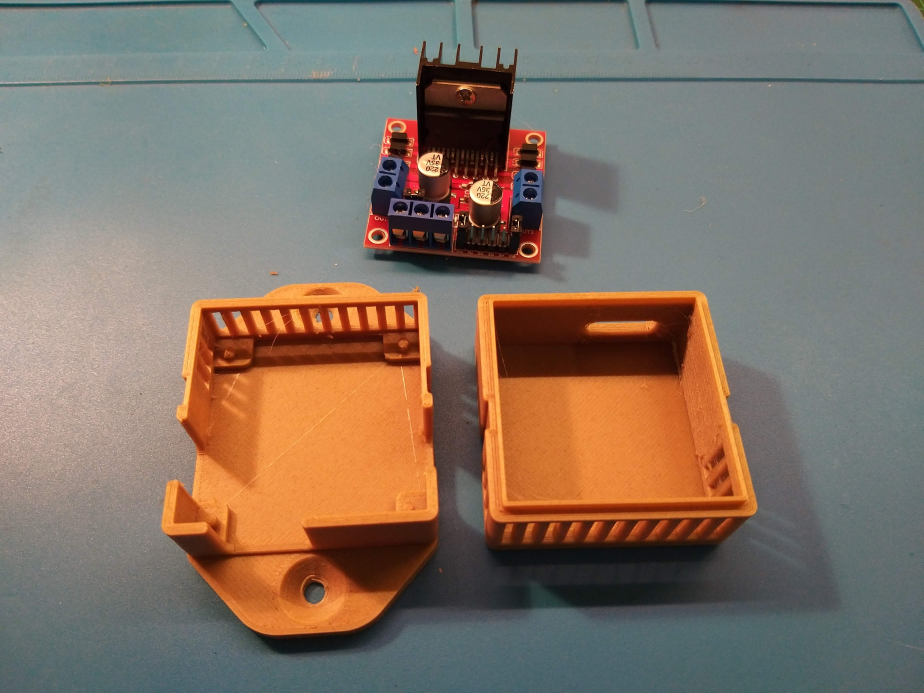
#> input picture Carcasas/3328541_L298N_Case_with_Zip-Tie_closure_and_Screw_holes_for_placement/images/20190102_104108.jpg, 4618 x 3464 px, given in place of the camera (shown at 1/5 size)
$ python Wall2_MARK5.py
#> lines starting #> are read from the running program, lines starting #| are printed output that depends on the picture; after the words box and inside, x2 and y2 are one past the last pixel; in counts of white or black regions, pixels touching at a corner belong together
### Codes/Raspy/utils.py
"""
Helper functions for colour tracking

hsv_masking(frame, lower_thresh, upper_thresh) - masks an image with HSV thresholds
hsv_detection(hsv_mask) - calculate centroids of large contours in the frame

Class Tracker() provides an example implementation of the tracker functions
"""
# pylint: disable = invalid-name
from collections import OrderedDict
import cv2
import time
import numpy as np
from scipy.spatial import distance


def hsv_masking(frame, lower_thresh_hsv, upper_thresh_hsv, lower_threshold_binary=60):
    """
    Applies a HSV mask to isolate a colour
    hsv_masking(frame, lower_thresh, upper_thresh) -> masked
    """
    hsv = cv2.cvtColor(frame, cv2.COLOR_BGR2HSV)
    mask = cv2.inRange(hsv, lower_thresh_hsv, upper_thresh_hsv)
    blur_mask = cv2.GaussianBlur(mask, (51, 51), 0)
    ret_color, mask_color_otsu = cv2.threshold(blur_mask, 0, 255, cv2.THRESH_BINARY + cv2.THRESH_OTSU)
    # mask = cv2.morphologyEx(mask, cv2.MORPH_ERODE, np.ones((3, 3), np.uint8))
    # ret = cv2.bitwise_and(frame, frame, mask=mask)
    ret = cv2.bitwise_and(frame, frame, mask=mask_color_otsu)

    gray = cv2.cvtColor(ret, cv2.COLOR_BGR2GRAY)
    _, thresh = cv2.threshold(gray, lower_threshold_binary, 255, cv2.THRESH_BINARY)
    return thresh, ret


def hsv_detection(hsv_mask):
    """
    Detector that outputs position of contours in the HSV mask
    """
    contours, _ = cv2.findContours(hsv_mask, cv2.RETR_TREE, cv2.CHAIN_APPROX_SIMPLE)
    good_pts = []
    if contours:
        contour_areas = np.array([cv2.contourArea(c) for c in contours])
        max_area = max(contour_areas)
        min_area = max_area / 3

        for i, cnt in enumerate(contours):
            if contour_areas[i] > min_area:
                # hull = cv2.convexHull(cnt)
                # cv2.drawContours(frame, [cnt], 0, (0, 255, 0), 2)
                # cv2.drawContours(frame, [hull], 0, (0, 0, 255), 3)
                moment = cv2.moments(cnt)
                centroid_x = int(moment["m10"] / moment["m00"])
                centroid_y = int(moment["m01"] / moment["m00"])
                good_pts.append([centroid_x, centroid_y])
    return good_pts


# [4 lines left out: function show, not called in this run]


class Tracker:
    """
    Simple object tracker with centroid euclidian distance
    """

    # [101 lines left out: functions __init__, register, deregister, update, SmallestSignedAngleBetween, set_ref, not called in this run]

### Codes/Raspy/Wall2_MARK5.py

import serial
import time
import cv2
import numpy as np
import imutils
from imutils.video import FPS, WebcamVideoStream

from utils import hsv_masking, hsv_detection, show, Tracker, set_ref, SmallestSignedAngleBetween


##### PARÁMETROS PARA LA SEGMENTACIÓN #####
upperThresh = np.array([115, 255, 255])
lowerThresh = np.array([95, 35, 120])

cannyLowerThresh = 50

debounce = 0
debounce_giro = 0

#PARÁMETROS DE COMUNICACIÓN
# ser_ard = serial.Serial("/dev/ttyACM0", baudrate=115200) #Modificar el puerto serie de ser necesario
# ser_esp = serial.Serial("/dev/ttyUSB0", baudrate=115200) #Modificar el puerto serie de ser necesario

ser_ard = serial.Serial("COM12", baudrate=115200) #Modificar el puerto serie de ser necesario
# ser_esp = serial.Serial("COM8", baudrate=115200) #Modificar el puerto serie de ser necesario


# ser_esp.reset_input_buffer()
ser_ard.reset_input_buffer()


ang_ref = [0, 90, 180, -90]
ciclo = 0

# VARIABLES DE SENSORES
dist = 100000
pos_1 = 0
pos_2 = 0
pos_3 = 0
pos_4 = 0
pos_wall2 = 0
dist_recor = 0
pwm_base = 50
pwm = 0

##### MODO DE OPERACIÓN DE WALL2 #####
modo = "ESPERA"
accion_exploracion = "AVANZAR"

# PARÁMETROS DE CONTROL DE ANGULO
ref = ang_ref[0]
yaw = 0

kp = 4.8
kd = 0.001
ki = 1.2

kp_1 = 1.2
kd_1 = 0.01
ki_1 = 0.5

err = 0
err1 = 0
err2 = 0

# PARÁMETROS DE CONTROL DE SEGUIMIENTO
ref_mask = (320, 320)
pos_mask = (0, 0)

kp_mask = 0.8
kd_mask = 0.001
ki_mask = 0.05

kp_1_mask = 0.5
kd_1_mask = 0.002
ki_1_mask = 0.015

err_dist_mask = 0
err1_dist_mask = 0
err2_dist_mask = 0

err_ang_mask = 0
err1_ang_mask = 0
err2_ang_mask = 0

avanceX = 0
avanceY = 0

# TIEMPO DE DISCRETIZACIÓN
Tm = 0.01

# TIEMPO DE ESPERA INICIAL
Tw = 0.0
Tw_limit = 10.0

try:
    print("----------- INICIANDO WALL2 MARK5 ------------")
    comando = "RESET"
    comando = comando + "\n"
    comandoBytes = comando.encode()
    # ser_esp.write(comandoBytes)
    ser_ard.write(comandoBytes)

    time.sleep(0.5)

    print("----------- INICIANDO CAMARA ------------")

    height = 400
    stream = WebcamVideoStream(0)
    stream.start()
    # tracker = Tracker()
    fps = FPS().start()
    time.sleep(2)

    print("----------- INICIANDO MICROCONTROLADORES ------------")
    # while(ser_ard.in_waiting <= 0): pass
    time.sleep(2)
    print("----------- COMENZANDO LECTURAS ------------")
    time.sleep(1)

    while True:

        init_loop = time.time()

        frame = stream.read()
#> frame is the input picture: shape (3464, 4618, 3); mean B, G, R 101.2, 114.3, 130.1
        frame = imutils.resize(frame, height=height)
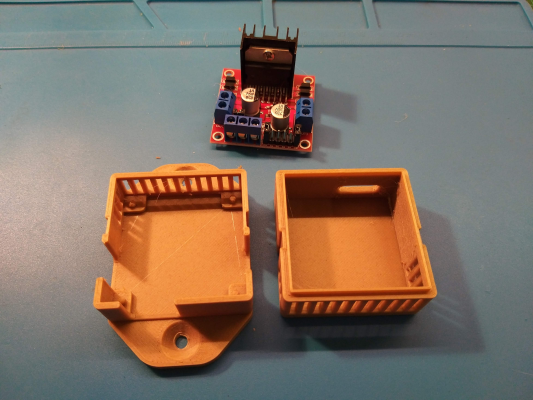
#> frame: shape (400, 533, 3); mean B, G, R 101.2, 114.3, 130.1
        fps.stop()

        # Detect Object
        hsv_mask, res1 = hsv_masking(frame, lowerThresh, upperThresh)
#> in hsv_masking, `hsv = cv2.cvtColor(frame, cv2.COLOR_BGR2HSV)`: hsv: shape (400, 533, 3); mean H, S, V 60.8, 76, 138.6
#> in hsv_masking, `mask = cv2.inRange(hsv, lower_thresh_hsv, upper_thresh_hsv)`:
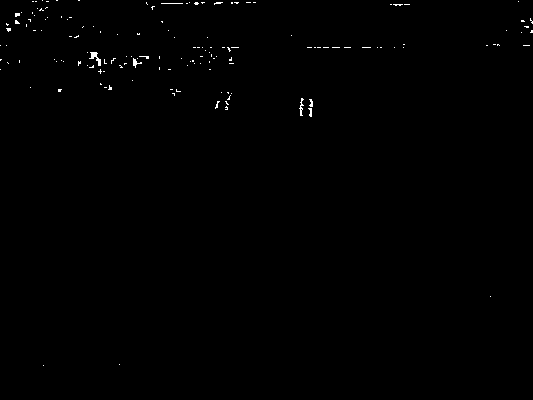
#> mask: shape (400, 533); 0.36% white in thin lines or dots
#> in hsv_masking, `ret_color, mask_color_otsu = cv2.threshold(blur_mask, 0, 255, cv2.THRE..`:
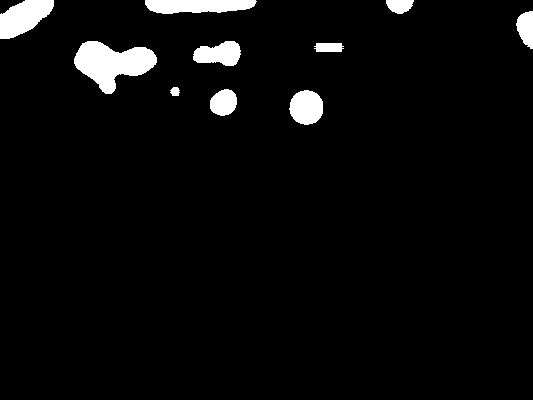
#> mask_color_otsu: shape (400, 533); 4% white; 10 white regions, largest, box (x1, y1, x2, y2) and area: (74, 41, 157, 94) 2490, (0, 0, 54, 39) 1374, (145, 0, 257, 14) 1282
#> in hsv_masking, `ret_color, mask_color_otsu = cv2.threshold(blur_mask, 0, 255, cv2.THRE..`: ret_color = 7
#> in hsv_masking, `ret = cv2.bitwise_and(frame, frame, mask=mask_color_otsu)`:
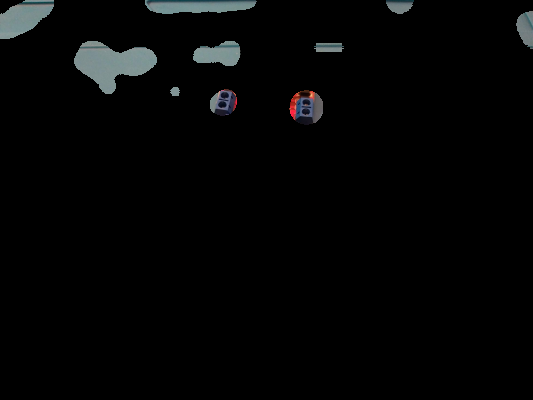
#> ret: shape (400, 533, 3); mean B, G, R 5.1, 5, 4.5
#> in hsv_masking, `_, thresh = cv2.threshold(gray, lower_threshold_binary, 255, cv2.THRES..`:
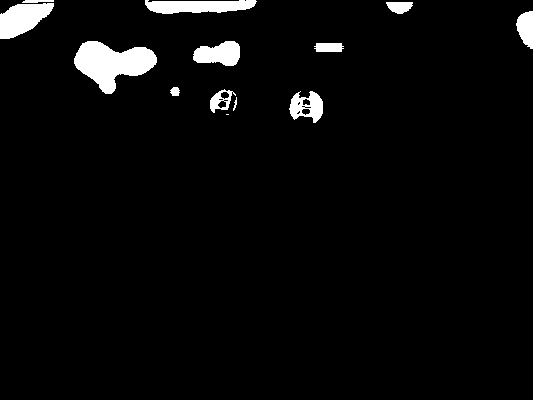
#> thresh: shape (400, 533); 3.7% white; 13 white regions (1 under 20 px)

        # Track Object
        track_position = hsv_detection(hsv_mask)
#> in hsv_detection, `contours, _ = cv2.findContours(hsv_mask, cv2.RETR_TREE, cv2.CHAIN_APPR..`: contours = 23 contours, 8 with area under 20; largest, box (x1, y1, x2, y2) and area: (74, 41, 157, 94) 2387, (0, 3, 54, 39) 1186, (145, 0, 257, 14) 1070, (193, 41, 240, 66) 796, (289, 91, 323, 123) 680
#> in hsv_detection, `contour_areas = np.array([cv2.contourArea(c) for c in contours])`: contour_areas = 23 values, max 2387 at index 17, min 0 at index 0, mean 332
#> in hsv_detection, `max_area = max(contour_areas)`: max_area = 2387
#> in hsv_detection, `min_area = max_area / 3`: min_area = 795.7
#> the loop in hsv_detection, `for i, cnt in enumerate(contours):` made 23 passes
#> (centroid_x, centroid_y) on passes 18, 20, 22: (111, 62), (22, 18), (197, 5)
#> cnt on pass 1: [[226, 114], [228, 114]]
#> after the loop in hsv_detection, `for i, cnt in enumerate(contours):`: good_pts = [[111, 62], [22, 18], [197, 5]]
#> track_position = [[111, 62], [22, 18], [197, 5]]

        # Calculate node and draw finger
        for centroid in track_position:
            # Draw and label each finger
            cv2.circle(res1, tuple(centroid), 6, (255, 255, 255), -1)
            cv2.putText(
                res1,
                "(%d, %d)" % (*centroid,),
                (abs(centroid[0] - 25), abs(centroid[1] - 25)),
                cv2.FONT_HERSHEY_SIMPLEX,
                0.5,
                (255, 255, 255),
                2,
            )
#> this loop made 3 passes
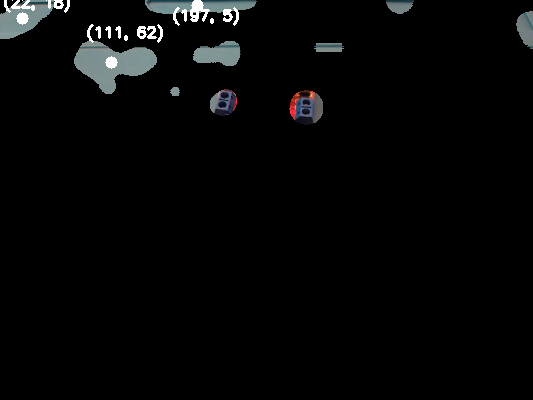
#> res1: shape (400, 533, 3); 0.69% of pixels changed, all inside (x1, y1, x2, y2) = (4, 0, 239, 69)
        cv2.putText(
            res1,
            "(%d, %d)" % (*ref_mask,),
            (abs(ref_mask[0] - 25), abs(ref_mask[1] - 25)),
            cv2.FONT_HERSHEY_SIMPLEX,
            0.5,
            (255, 255, 255),
            2,
        )
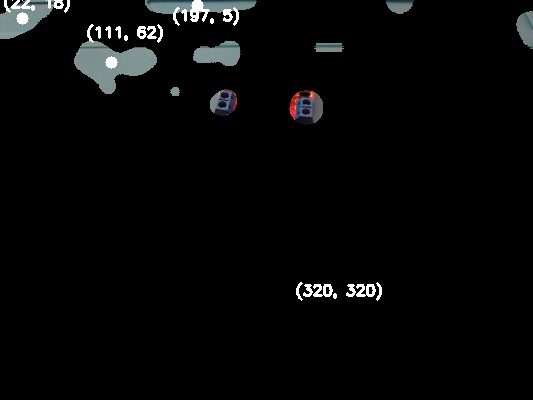
#> res1: shape (400, 533, 3); 0.29% of pixels changed, all inside (x1, y1, x2, y2) = (296, 282, 382, 301)


         # Update the frames
        cv2.imshow("Segmentation", res1)

        # Keyboard OP
        k = cv2.waitKey(5) & 0xFF
#> (key q is pressed here)
        if k == 27 or k == ord("q"):  # Esc
            break

        fps.update()

        if(len(track_position) > 0 and modo != "RECOLECCION"):
            debounce += 1
            if(debounce > 100):
                pos_mask = track_position[0]
                debounce = 0
                modo = "RECOLECCION"

        if(len(track_position) <= 0 and modo != "ESPERA"):
            modo = "EXPLORACION"
            dist_recor = pos_wall2


        if(ser_ard.in_waiting > 0):
            line = ser_ard.readline().decode('utf-8').rstrip().split(":")
            if("YAW" in line[0]):
                yaw = float(line[1])
        # [18 lines of commented-out code are left out]

        pos_wall2 = (pos_1 + pos_2 + pos_3 + pos_4) / 4
        # print("POS M1: ", pos_1, "POS M2: ", pos_2, "POS M3: ", pos_3, "POS M4: ", pos_4, "DIST: ", dist, "YAW: ", yaw)

        if(modo == "ESPERA"):
            Tw += time.time() - init_loop
            print("ESTOY ESPERANDO, ME QUEDAN %f SEGUNDOS EN ESTE MODO"  %(Tw_limit - Tw))
            if (Tw >= Tw_limit):
                modo = "EXPLORACION"

        if(modo == "EXPLORACION"):

            if(pos_wall2 - dist_recor >= 4.0 - 0.3 * (ciclo//3)):
                accion_exploracion = "GIRAR"
                ciclo += 1
                ref = ang_ref[(ciclo) % 4]
                dist_recor = pos_wall2


            err = SmallestSignedAngleBetween(yaw, ref)

            if(accion_exploracion == "AVANZAR"):
                pwm_base = 70
            elif(accion_exploracion == "GIRAR"):
                debounce_giro += 1
                pwm_base = 0
                if(err < 10 and debounce_giro > 100):
                    accion_exploracion == "AVANZAR"
                    dist_recor = pos_wall2
                    debounce_giro = 0

            if(pwm_base != 0):
                pwm = pwm + (kp + kd/Tm)*err + (-kp + ki * Tm - 2*kd/Tm)*err1 + (kd/Tm)*err2

            elif(pwm_base == 0):
                pwm = pwm + (kp_1 + kd_1/Tm)*err + (-kp_1 + ki_1 * Tm - 2*kd_1/Tm)*err1 + (kd_1/Tm)*err2

            err2 = err1
            err1 = err

            pwmL = pwm_base - int(pwm)
            pwmR = pwm_base + int(pwm)

            pwmL = int(pwmL) if( -255 <= pwmL <= 255) else int(255 * (abs(pwmL) / pwmL))
            pwmR = int(pwmR) if( -255 <= pwmR <= 255) else int(255 * (abs(pwmR) / pwmR))

            comando = "SETLEFT" + str(pwmL)
            comando = comando + "\n"
            comandoBytes = comando.encode()
            ser_ard.write(comandoBytes)

            time.sleep(0.0001)

            comando = "SETRIGHT" + str(pwmL)
            comando = comando + "\n"
            comandoBytes = comando.encode()
            ser_ard.write(comandoBytes)

            print("POS WALL2: ", pos_wall2, "DIST: ", dist, "REF: ", ref,  "YAW: ", yaw, "pwmL: ", pwmL, "pwmR: ", pwmR)

        elif(modo == "RECOLECCION"):

            pos_mask = track_position[0]

            err_dist_mask = ref_mask[1] - pos_mask[1]
            err_ang_mask = ref_mask[0] - pos_mask[0]

            #PID X
            avanceX += (kp_mask + kd_mask/Tm)*err_ang_mask  + (-kp_mask + ki_mask * Tm - 2*kd_mask/Tm)*err1_ang_mask  + (kd_mask/Tm)*err2_ang_mask
            err2_ang_mask = err1_ang_mask
            err1_ang_mask = err_ang_mask

            #PID Y
            avanceY += (kp_1_mask + kd_1_mask/Tm)*err_dist_mask + (-kp_1_mask + ki_1_mask * Tm - 2*kd_1_mask/Tm)*err1_dist_mask + (kd_1_mask/Tm)*err2_dist_mask
            err2_dist_mask = err1_dist_mask
            err1_dist_mask = err_dist_mask

            pwmL = avanceY - int(avanceX)
            pwmR = avanceY + int(avanceX)

            pwmL = int(pwmL) if( -255 <= pwmL <= 255) else int(255 * (abs(pwmL) / pwmL))
            pwmR = int(pwmR) if( -255 <= pwmR <= 255) else int(255 * (abs(pwmR) / pwmR))

            print("ERROR_X: ", err_ang_mask, "ERROR_Y: ", err1_dist_mask, "pwmL: ", pwmL, "pwmR: ", pwmR)

            comando = "SETLEFT" + str(pwmL)
            comando = comando + "\n"
            comandoBytes = comando.encode()
            ser_ard.write(comandoBytes)

            time.sleep(0.0001)

            comando = "SETRIGHT" + str(pwmL)
            comando = comando + "\n"
            comandoBytes = comando.encode()
            ser_ard.write(comandoBytes)


except KeyboardInterrupt:
    print("\nInterrupcion por teclado")
except ValueError as ve:
    print(ve)
    print("Otra interrupcion")
finally:
    ser_ard.close()
    # ser_esp.close()
